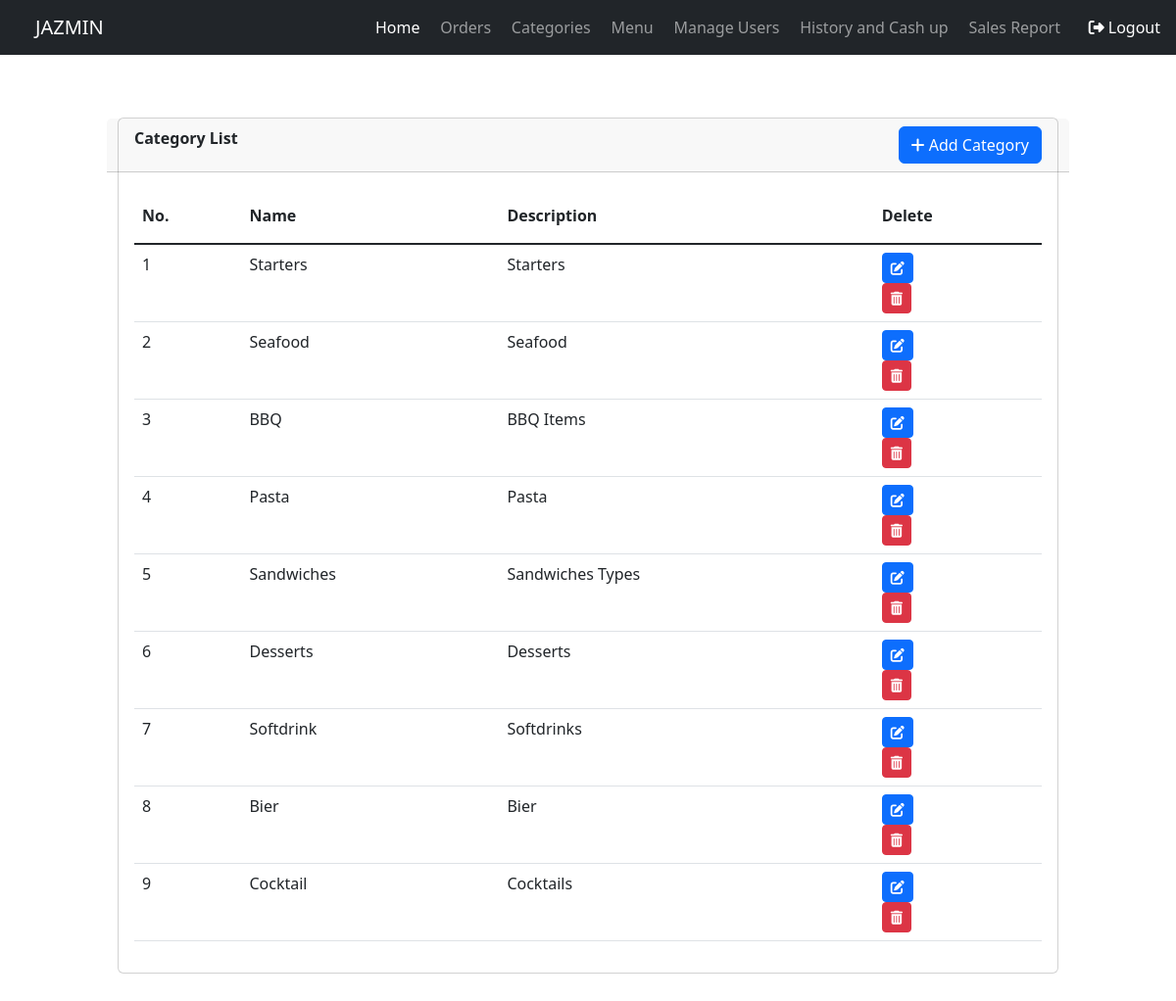
The app's page /categories.php (signed in) with its own data.
### tables this page shows
CREATE TABLE IF NOT EXISTS `categories` (
  `id` int(30) NOT NULL AUTO_INCREMENT,
  `name` varchar(200) NOT NULL,
  `description` text NOT NULL,
  PRIMARY KEY (`id`)
);

### categories.php (the view, shortened to what this page needs)
<?php
  include("db_connect.php");
  include("partials/header.php");
  include("partials/sidebar.php");
?>
<div id="tableCat" class="container-fluid my-5">
<div class="card">
					<div class="card-header row justify-content-between">
                        <div class="col-4"><b>Category List</b></div>
                        <div class="col-4 text-end"><a class="btn btn-primary" href="add_categories.php" >
						<i class="fa fa-plus"></i> Add Category </a></div>
					</div>
					<div class="card-body" >
						<table class="table table-hover" >
							<thead>
								<tr>
									<th class="py-3">No.</th>
									<th class="py-3">Name</th>
									<th class="py-3">Description</th>
									<th class="py-3">Delete</th>
								</tr>
							</thead>
              <tbody class="table-group-divider">
								<?php
								$i = 1;
								$category = $connect->query("SELECT * FROM categories order by id asc");
								while($row=$category->fetch_assoc()):
								?>
                <tr>
									<td class="text-left"><?php echo $i++ ?></td>
									<td class=""><?php echo $row['name'] ?></td>
									<td><?php echo $row['description'] ?></td>
									<td class="text-left">
                  <form action="change_category.php" method="post" >
                      <button class="btn btn-sm btn-primary" type="submit" name="change_item_id" value="<?php echo $row['id']?>"><i class="fa-solid fa-pen-to-square"></i></button>
                  </form>
                  <form action="categories.php" method="post">
                      <button class="btn btn-sm btn-danger" type="submit" name="del_item" value="<?php echo $row['id']?>"><i class="fa fa-trash-alt"></i></button>
                  </form>
                  		</td>
								</tr>
								<?php endwhile; ?>
							</tbody>
						</table>
					</div>
				</div>
</div>
<?php
    include("partials/footer.php");
?>

### partials/header.php (shortened to what this page needs)
<!DOCTYPE html>
<html class="no-js" lang="en">
  <head>
    <link
      href="https://cdn.jsdelivr.net/npm/bootstrap@5.3.0-alpha1/dist/css/bootstrap.min.css"
      rel="stylesheet"
    />
    <link rel="stylesheet" href="css/style.css" />
  </head>
      <body >

### partials/sidebar.php (shortened to what this page needs)
<nav class="navbar navbar-dark bg-dark navbar-expand-lg fixed-top">
  <div class="container-fluid">
    <a class="navbar-brand px-4" href="#">JAZMIN</a>
    <div class="offcanvas offcanvas-start text-bg-dark" tabindex="-1" id="offcanvasNavbar" aria-labelledby="offcanvasNavbarLabel">
      <div class="offcanvas-body">
        <ul class="navbar-nav justify-content-end flex-grow-1 pe-3">
          <li class="nav-item">
            <a class="nav-link active" aria-current="page" href="home.php">Home</a>
          </li>
          <li class="nav-item">
            <a class="nav-link" href="tables.php">Orders</a>
          </li>
          <li class="nav-item">
            <a class="nav-link" href="categories.php">Categories</a>
          </li>
          <li class="nav-item">
            <a class="nav-link" href="menu.php">Menu</a>
          </li>
          <li class="nav-item">
            <a class="nav-link" href="manage_users.php">Manage Users</a>
          </li>
          <li class="nav-item">
            <a class="nav-link" href="cashup.php">History and Cash up</a>
          </li>
          <li class="nav-item">
            <a class="nav-link" href="graph.php">Sales Report</a>
          </li>
        </ul>
        <a href="login.php?logout" class="d-flex align-items-center text-white text-decoration-none "  aria-expanded="false">
            <i class="fa-solid fa-right-from-bracket"></i>
            <span class="d-none d-sm-inline mx-1">Logout</span>
        </a>
      </div>
    </div>
  </div>
</nav>

### partials/footer.php (shortened to what this page needs)
</body>
</html>

### css/style.css (style rules this page uses)
html { height: 100%; }
@media screen and (max-width:1600px) { #tableCat { padding: 6% 10%; } }
.nav-item { padding-right: 0.5%; }

### records on screen
categories: name "Starters", description "Starters"
categories: name "Seafood", description "Seafood"
categories: name "BBQ", description "BBQ Items"
categories: name "Pasta", description "Pasta"
categories: name "Sandwiches", description "Sandwiches Types"
categories: name "Desserts", description "Desserts"
categories: name "Softdrink", description "Softdrinks"
categories: name "Bier", description "Bier"
categories: name "Cocktail", description "Cocktails"
